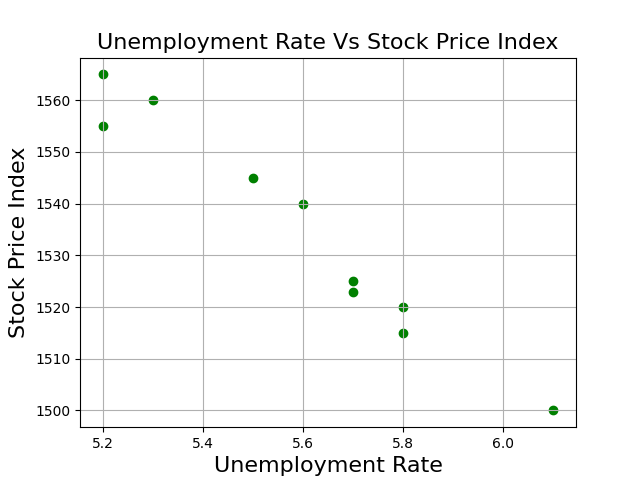

The Python source for this figure:
# depict relationship between unemployment rates and stock price index
import matplotlib.pyplot as plt

uRate = [6.1,5.8,5.7,5.7,5.8,5.6,5.5,5.3,5.2,5.2]
spi = [1500,1520,1525,1523,1515,1540,1545,1560,1555,1565]

plt.scatter(uRate, spi, color='green')
plt.title('Unemployment Rate Vs Stock Price Index', fontsize=16)
plt.xlabel('Unemployment Rate', fontsize=16)
plt.ylabel('Stock Price Index', fontsize=16)
plt.grid(True)
plt.show()
